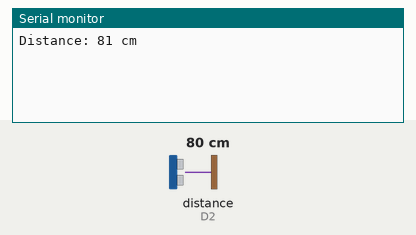
A sketch run on a simulated ESP8266 (NodeMCU). Parts: the last lines printed to the serial monitor. The test bench sets the inputs (shaded band); at power-on: distance to the obstacle (sensor on D2) 80 cm. The echo pulse lasts 58.3 µs per cm; WiFi joins after 1.5 s; servers stay silent unless stated.

Above: at 3.0 s.
3.1 s: distance to the obstacle (sensor on D2) set to 2 cm
At 4.4 s:
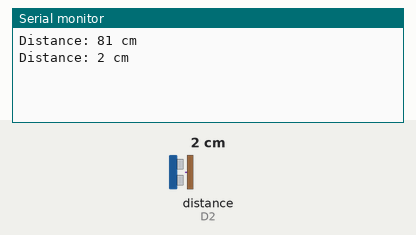
4.6 s: distance to the obstacle (sensor on D2) set to 4 cm
At 5.6 s:
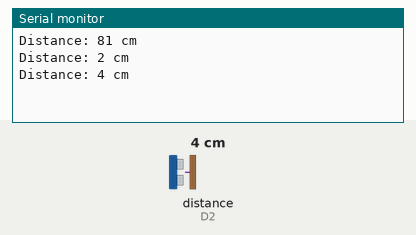
Timing chart, 0 to 7.6 s (numbered marks = the images above; inputs shaded):
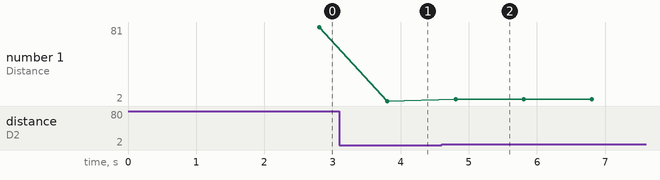

The sketch:

sketch_apr19a.ino
```cpp
#define BLYNK_TEMPLATE_ID "TMPL3k-AEenyr"
#define BLYNK_TEMPLATE_NAME "Distance"
#define BLYNK_AUTH_TOKEN "laWzIr4Veg1O_zCGM7PqIAsP4Hx-5Gv4"
 #define BLYNK_PRINT Serial
 #include <ESP8266WiFi.h>
 #include <BlynkSimpleEsp8266.h>
 #include <NewPing.h>
 // Your WiFi credentials
 char ssid[] = "iPhone";
 char pass[] = "srk12345"; // Replace with your WiFi password
 // Ultrasonic Sensor pins
 #define TRIGGER_PIN D1 // D1
 #define ECHO_PIN D2 // D2
 #define MAX_DISTANCE 200 // Maximum distance we want to measure (in centimeters)
 // Initialize NewPing library
 NewPing sonar(TRIGGER_PIN, ECHO_PIN, MAX_DISTANCE);
 BlynkTimer timer;
void setup() {
 // Debug console
 Serial.begin(115200);
 Blynk.begin(BLYNK_AUTH_TOKEN, ssid, pass);
 // Setup a function to be called every second
 timer.setInterval(1000L, sendSensor);
 }
 void sendSensor() {
 // Measure distance
 unsigned int distance = sonar.ping_cm();
 // Send distance to Blynk app
 Blynk.virtualWrite(V0, distance); // Gauge widget
 Blynk.virtualWrite(V1, distance); // Label widget
 // Print distance to Serial Monitor for debugging
 Serial.print("Distance: ");
 Serial.print(distance);
 Serial.println(" cm");
 }
 void loop() {
 Blynk.run();
 timer.run();
 }
```

Measured:
- after the input at 3.1 s, the serial monitor: prints a new line after 0.71 s (image 1)
- after the input at 4.6 s, the serial monitor: prints a new line after 0.21 s (image 2)
- plotted number 1: 81 → 2 after the input at 3.1 s, 2 → 4 after the input at 4.6 s
